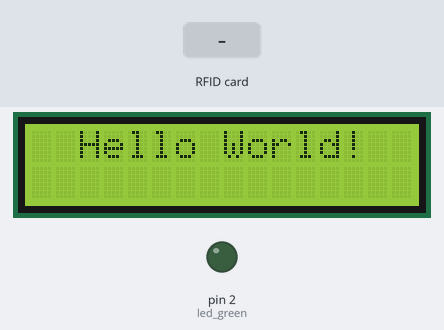
This sketch was run on a simulated Arduino Uno, built with avr-gcc and run on an emulated ATmega328P. Shown: 16×2 character LCD, output pins drawn as LEDs (lit = HIGH). The test bench sets the inputs (shaded band). Pins used as bus, display or sensor lines are not drawn; what the sketch prints to the serial monitor is not drawn.

Above: at 0.2 s.
At 2.6 s:
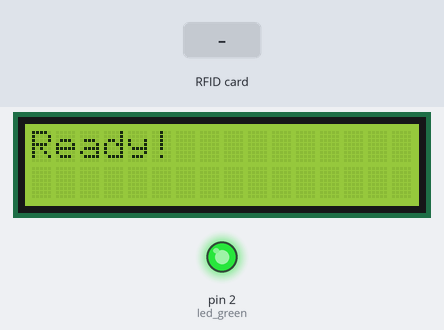
2.7 s: RFID card 5E 7A 19 C4 held to the reader
At 3.8 s:
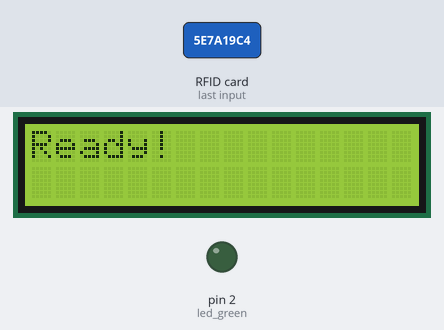
Timing chart, 0 to 6.2 s (numbered marks = the images above; inputs shaded):
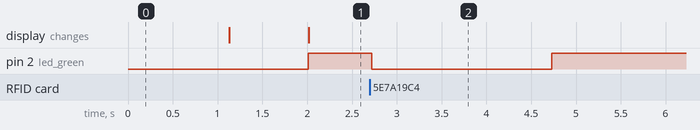

The sketch:

RFIDScanner.ino
```cpp
//https://create.arduino.cc/projecthub/Aritro/security-access-using-rfid-reader-f7c746
#include <SPI.h>
#include <MFRC522.h>

#include <NewliquidCrystal\LiquidCrystal_I2C.h>
#include <Wire.h>

#define SS_PIN 10
#define RST_PIN 9
#define RFCfgReg 0x26<<1

LiquidCrystal_I2C lcd(0x27, 2, 1, 0, 4, 5, 6, 7, 3, POSITIVE);

// Creates a MFRC522 instance.
MFRC522 mfrc522(SS_PIN, RST_PIN);

int led_green = 2;

int stopID = LOW;
int id = LOW;
int some = LOW;

byte A = 0;
byte D = 0;

long time;

void setup()
{
	Serial.begin(9600);   // Initiate a serial communication
	SPI.begin();      // Initiate  SPI bus
	mfrc522.RxGain_max;
	mfrc522.PCD_AntennaOn();
	mfrc522.PCD_Init();   // Initiate MFRC522
	pinMode(led_green, OUTPUT);
	display();
}

void loop()
{

	if (stopID == LOW)
	{
		if (millis() > time + 2000)
		{
			lcd.clear();
			id = LOW;
			digitalWrite(led_green, HIGH);
			lcd.print("Ready!");
			stopID = HIGH;
			some = LOW;
		}
	}

	// Look for new cards
	if (!mfrc522.PICC_IsNewCardPresent())
	{
		return;
	}

	// Select one of the cards
	if (!mfrc522.PICC_ReadCardSerial())
	{
		return;
	}

	if (id == LOW)
	{
		for (byte i = 0; i < mfrc522.uid.size; i++)
		{
			Serial.print(mfrc522.uid.uidByte[i] < 0x10 ? "0" : "");
			Serial.print(mfrc522.uid.uidByte[i], HEX);
			Serial.print(" ");
		}
		stopID = LOW;
		time = millis();

		Serial.println();
		id = HIGH;
		digitalWrite(led_green, LOW);
	}
	access();
}

void display()
{
	lcd.begin(16, 2);
	lcd.setCursor(0, 0);
	lcd.print("  Hello World!");
	delay(1000);
	lcd.clear();
}

void access()
{
	//delay(500);
	byte a = 65;
	byte d = 68;

	byte outout = 0;

	outout = Serial.read();

	if (some == LOW)
	{
		if (outout == a)
		{
			lcd.clear();
			lcd.print("Authorized");
			lcd.setCursor(0, 1);
			lcd.print("access");
			some = HIGH;
		}

		if (outout == d)
		{
			lcd.clear();
			lcd.print("Access Denied");
			some = HIGH;
		}
	}
}
```

Measured:
- after the input at 2.7 s, pin 2 (led_green): HIGH → LOW at once, → HIGH 2.0 s later
